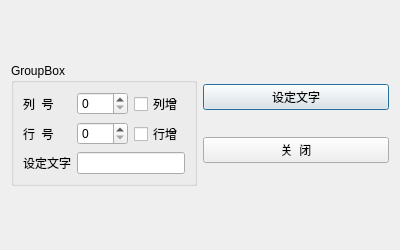
<?xml version="1.0" encoding="UTF-8"?>
<ui version="4.0">
 <class>QWDialogLocate</class>
 <widget class="QDialog" name="QWDialogLocate">
  <property name="geometry">
   <rect>
    <x>0</x>
    <y>0</y>
    <width>400</width>
    <height>250</height>
   </rect>
  </property>
  <property name="windowTitle">
   <string>Dialog</string>
  </property>
  <layout class="QGridLayout" name="gridLayout_2">
   <item row="0" column="0">
    <widget class="QGroupBox" name="groupBox">
     <property name="title">
      <string>GroupBox</string>
     </property>
     <layout class="QGridLayout" name="gridLayout">
      <item row="0" column="0">
       <widget class="QLabel" name="label">
        <property name="text">
         <string>列  号</string>
        </property>
       </widget>
      </item>
      <item row="0" column="2">
       <widget class="QCheckBox" name="chkBoxColumn">
        <property name="text">
         <string>列增</string>
        </property>
       </widget>
      </item>
      <item row="1" column="0">
       <widget class="QLabel" name="label_2">
        <property name="text">
         <string>行  号</string>
        </property>
       </widget>
      </item>
      <item row="1" column="1">
       <widget class="QSpinBox" name="spinBoxRow"/>
      </item>
      <item row="2" column="0">
       <widget class="QLabel" name="label_3">
        <property name="text">
         <string>设定文字</string>
        </property>
       </widget>
      </item>
      <item row="2" column="1" colspan="2">
       <widget class="QLineEdit" name="lineEdit"/>
      </item>
      <item row="0" column="1">
       <widget class="QSpinBox" name="spinBoxColumn"/>
      </item>
      <item row="1" column="2">
       <widget class="QCheckBox" name="chkBoxRow">
        <property name="text">
         <string>行增</string>
        </property>
       </widget>
      </item>
     </layout>
    </widget>
   </item>
   <item row="0" column="1">
    <layout class="QVBoxLayout" name="verticalLayout">
     <item>
      <widget class="QPushButton" name="btnSetText">
       <property name="text">
        <string>设定文字</string>
       </property>
      </widget>
     </item>
     <item>
      <widget class="QPushButton" name="pushButton_2">
       <property name="text">
        <string>关  闭</string>
       </property>
      </widget>
     </item>
    </layout>
   </item>
  </layout>
 </widget>
 <resources/>
 <connections/>
</ui>
